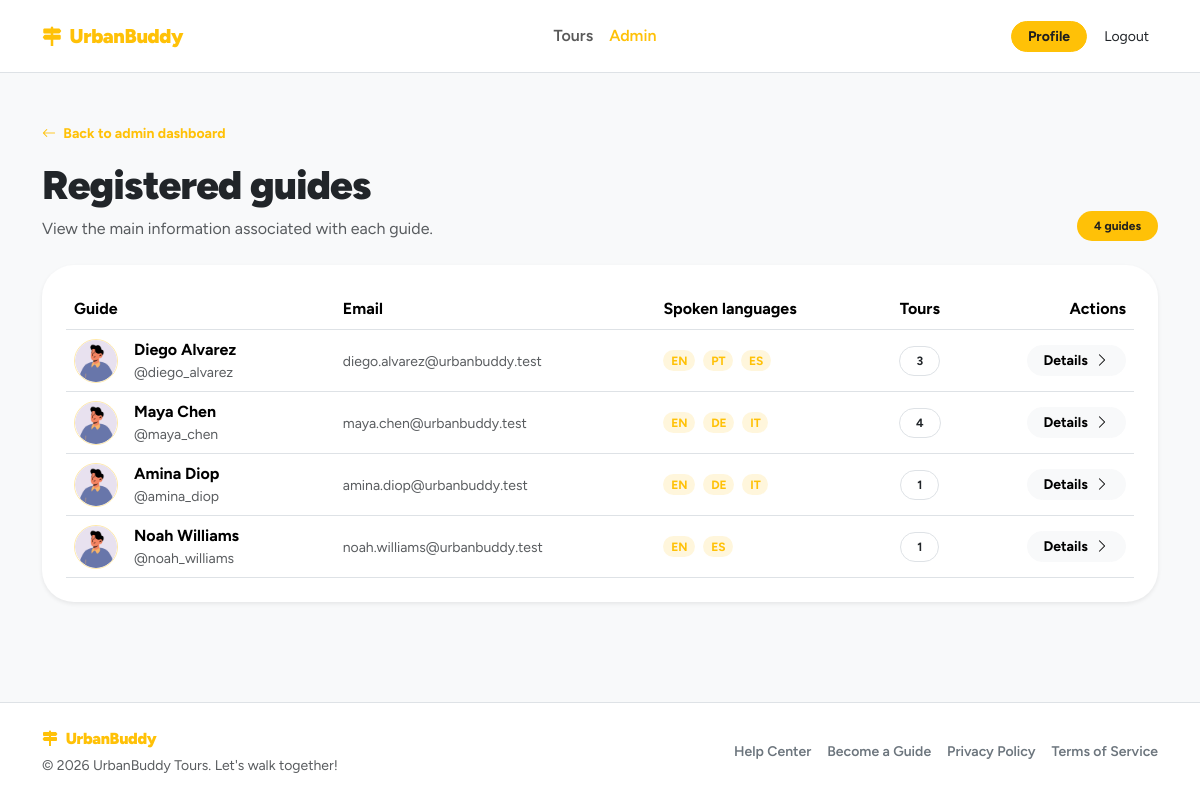
Screenshot of /admin/guides (signed in) with the database file from the repository.
### tables this page shows
CREATE TABLE "users" (
	"id"	TEXT,
	"email"	TEXT NOT NULL UNIQUE,
	"password_hash"	TEXT NOT NULL,
	"first_name"	TEXT NOT NULL,
	"last_name"	TEXT NOT NULL,
	"username"	TEXT NOT NULL,
	"role"	BLOB NOT NULL CHECK("role" IN ('guide', 'participant', 'admin')),
	"created_at"	TEXT DEFAULT CURRENT_TIMESTAMP,
	"updated_at"	TEXT DEFAULT CURRENT_TIMESTAMP,
	"profile_photo"	TEXT,
	PRIMARY KEY("id")
);

### app/admin/routes.py (the view)
@admin_bp.route("/guides")
@login_required
def guides():
    require_admin()
    page_data = build_admin_guides_page_data()
    return render_template(
        "admin/guides.html",
        **page_data,
    )

### app/admin/utils.py (called while the page is built)
def require_admin():
    if current_user.role != "admin":
        abort(403)

def build_language_labels(languages):
    labels = []
    for language in languages:
        labels.append(get_language_label(language))
    return labels

def build_admin_guide_row(guide):
    languages = LanguagesDAO.list_languages_by_guide(guide.id)
    return {
        "id": guide.id,
        "first_name": guide.first_name,
        "last_name": guide.last_name,
        "username": guide.username,
        "email": guide.email,
        "profile_photo": guide.profile_photo,
        "languages": build_language_labels(languages),
        "tours_count": ToursDAO.count_tours_by_guide(guide.id),
    }

def build_admin_guides_page_data():
    guide_users = UsersDAO.list_users_by_role("guide")
    guides = []
    for guide in guide_users:
        guides.append(build_admin_guide_row(guide))
    return {
        "city_name": CITY_NAME,
        "guides": guides,
        "guides_count": len(guides),
    }

### app/auth/dao.py (called while the page is built)
    @staticmethod
    def _attach_guide_languages(user: User):
        if user is None:
            return None
        if user.role == "guide":
            user.guide_language_ids = UsersDAO._get_guide_language_ids(user.id)
        return user

    @staticmethod
    def get_user_by_id(user_id: str):
        db = get_db()
        row = db.execute(
            "SELECT * FROM users WHERE id = ?",
            (user_id,)
        ).fetchone()
        user = User.from_row(row)
        return UsersDAO._attach_guide_languages(user)

    @staticmethod
    def list_users_by_role(role: str):
        db = get_db()
        rows = db.execute(
            """
            SELECT *
            FROM users
            WHERE role = ?
            ORDER BY last_name ASC, first_name ASC, email ASC
            """,
            (role,)
        ).fetchall()
        return [User.from_row(row) for row in rows]

### app/auth/domain.py (called while the page is built)
    @staticmethod
    def from_row(row):
        if row is None:
            return None
        profile_photo = "default.png"
        if "profile_photo" in row.keys() and row["profile_photo"] is not None:
            profile_photo = row["profile_photo"]
        return User(
            id=row["id"],
            role=row["role"],
            email=row["email"],
            password_hash=row["password_hash"],
            username=row["username"],
            first_name=row["first_name"],
            last_name=row["last_name"],
            profile_photo=profile_photo
        )

### app/templates/admin/guides.html (shortened to what this page needs)
{% extends "base.html" %}
{% block content %}
<section class="py-5">
    <div class="container">
        <header class="d-flex flex-wrap align-items-end justify-content-between gap-3 mb-4">
            <div>
                <a href="{{ url_for('admin.dashboard') }}" class="small text-decoration-none fw-bold ub-link">
                    <i class="bi bi-arrow-left me-1"></i>
                    Back to admin dashboard
                </a>
                <h1 class="fw-black mt-3 mb-2">
                    Registered guides
                </h1>
                <p class="text-body-secondary mb-0">
                    View the main information associated with each guide.
                </p>
            </div>
            <span class="badge rounded-pill ub-badge px-3 py-2">
                {{ guides_count }} guide{% if guides_count != 1 %}s{% endif %}
            </span>
        </header>
        <section class="card border-0 shadow-sm rounded-5">
            <div class="card-body p-4">
                {% if guides %}
                    <div class="table-responsive">
                        <table class="table align-middle mb-0">
                            <thead>
                                <tr>
                                    <th>Guide</th>
                                    <th>Email</th>
                                    <th>Spoken languages</th>
                                    <th class="text-center">Tours</th>
                                    <th class="text-end">Actions</th>
                                </tr>
                            </thead>
                            <tbody>
                                {% for guide in guides %}
                                    <tr>
                                        <td>
                                            <div class="d-flex align-items-center gap-3">
                                                {% if guide.profile_photo %}
                                                    <img
                                                        src="{{ url_for('static', filename='uploads/pics/' ~ guide.profile_photo) }}"
                                                        alt="{{ guide.first_name }} {{ guide.last_name }}"
                                                        class="rounded-circle object-fit-cover border ub-border"
                                                        style="width: 44px; height: 44px;"
                                                    >
                                                {% else %}
                                                    <span class="ub-icon-soft">
                                                        <i class="bi bi-person"></i>
                                                    </span>
                                                {% endif %}
                                                <div>
                                                    <div class="fw-bold">
                                                        {{ guide.first_name }} {{ guide.last_name }}
                                                    </div>
                                                    <div class="small text-body-secondary">
                                                        @{{ guide.username }}
                                                    </div>
                                                </div>
                                            </div>
                                        </td>
                                        <td>
                                            <span class="small text-body-secondary">
                                                {{ guide.email }}
                                            </span>
                                        </td>
                                        <td>
                                            {% if guide.languages %}
                                                <div class="d-flex flex-wrap gap-2">
                                                    {% for language in guide.languages %}
                                                        <span class="badge rounded-pill ub-badge-soft">
                                                            {{ language }}
                                                        </span>
                                                    {% endfor %}
                                                </div>
                                            {% else %}
                                                <span class="small text-body-secondary">
                                                    No languages selected
                                                </span>
                                            {% endif %}
                                        </td>
                                        <td class="text-center">
                                            <span class="badge rounded-pill bg-white text-dark border px-3 py-2">
                                                {{ guide.tours_count }}
                                            </span>
                                        </td>
                                        <td class="text-end">
                                            <a
                                                href="{{ url_for('admin.guide_detail', guide_id=guide.id) }}"
                                                class="btn btn-light btn-sm fw-bold rounded-pill px-3"
                                            >
                                                Details
                                                <i class="bi bi-chevron-right ms-1"></i>
                                            </a>
                                        </td>
                                    </tr>
                                {% endfor %}
                            </tbody>
                        </table>
                    </div>
                {% endif %}
            </div>
        </section>
    </div>
</section>
{% endblock %}

### app/static/style.css (style rules this page uses)
:root { --bs-body-font-family: "Figtree", system-ui, -apple-system, "Segoe UI", Roboto, sans-serif; --ub-primary: #ffc107; --ub-primary-rgb: 255, 193, 7; --ub-on-primary: #1f1f1f; --ub-primary-soft-opacity: 0.18; }
.fw-black { font-weight: 900; letter-spacing: -0.02em; }
.ub-link { color: var(--ub-primary); }
.ub-border { border-color: rgba(var(--ub-primary-rgb), 0.35) !important; }
.ub-badge { color: var(--ub-on-primary); background-color: var(--ub-primary); border: 1px solid rgba(var(--ub-primary-rgb), 0.35); }
.ub-badge-soft { color: var(--ub-primary); background-color: rgba(var(--ub-primary-rgb), 0.14); }

### rows the page displays
users: profile_photo (placeholder picture), first_name "Diego", last_name "Alvarez", username "diego_alvarez", email "diego.alvarez@urbanbuddy.test", languages "EN" "PT" "ES", tours_count "3"
users: profile_photo (placeholder picture), first_name "Maya", last_name "Chen", username "maya_chen", email "maya.chen@urbanbuddy.test", languages "EN" "DE" "IT", tours_count "4"
users: profile_photo (placeholder picture), first_name "Amina", last_name "Diop", username "amina_diop", email "amina.diop@urbanbuddy.test", languages "EN" "DE" "IT", tours_count "1"
users: profile_photo (placeholder picture), first_name "Noah", last_name "Williams", username "noah_williams", email "noah.williams@urbanbuddy.test", languages "EN" "ES", tours_count "1"

### other values shown
{{ guides_count }} "4"
